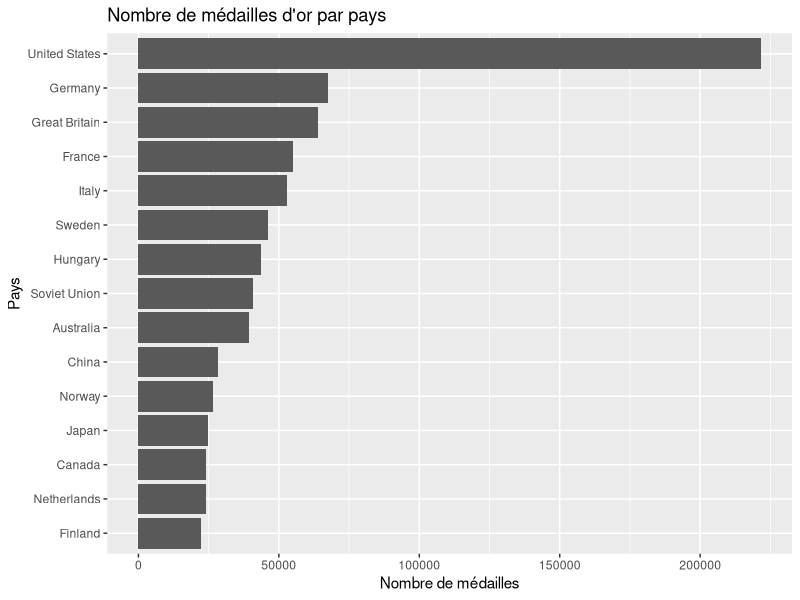
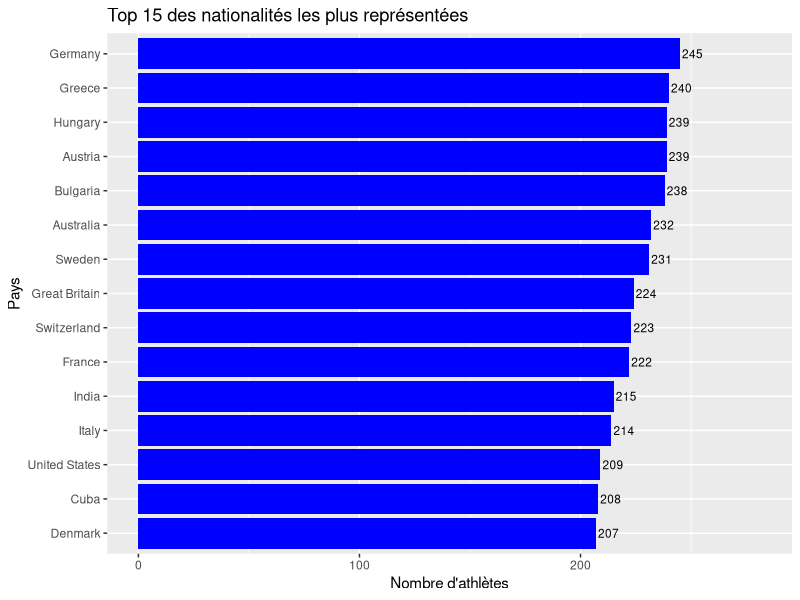
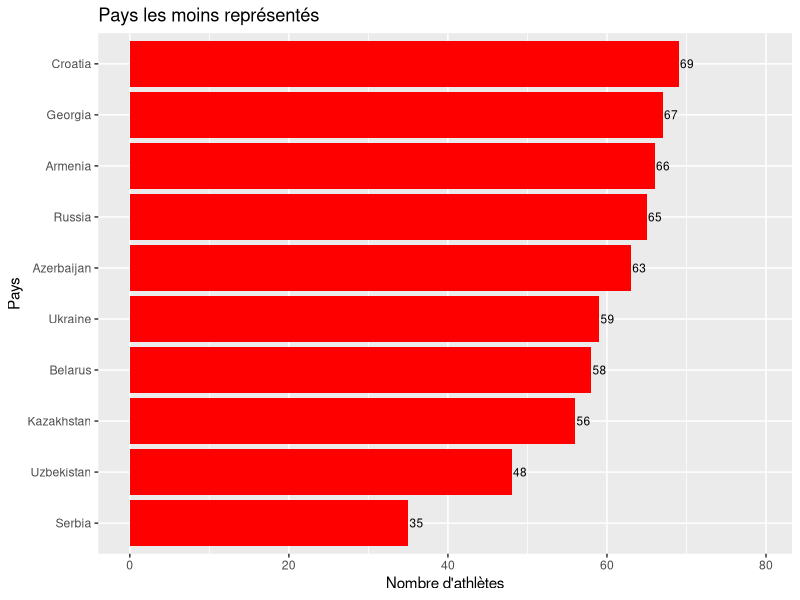
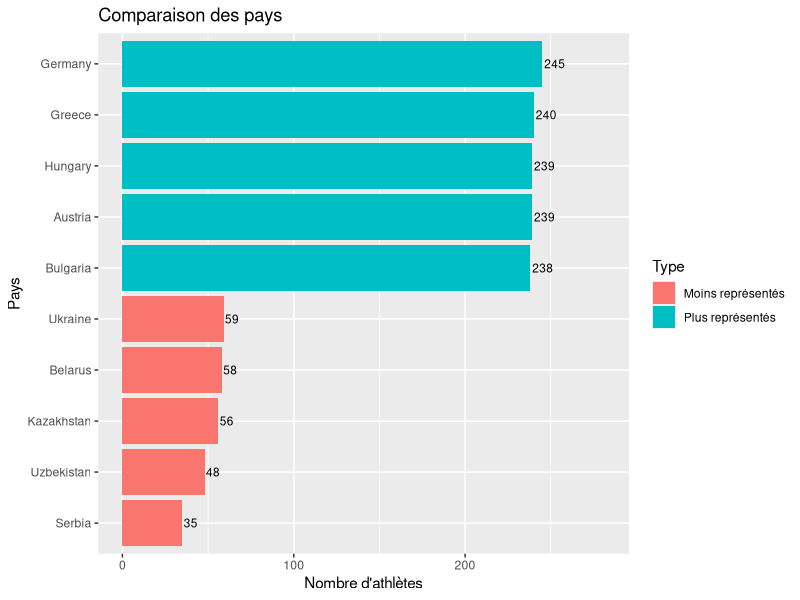
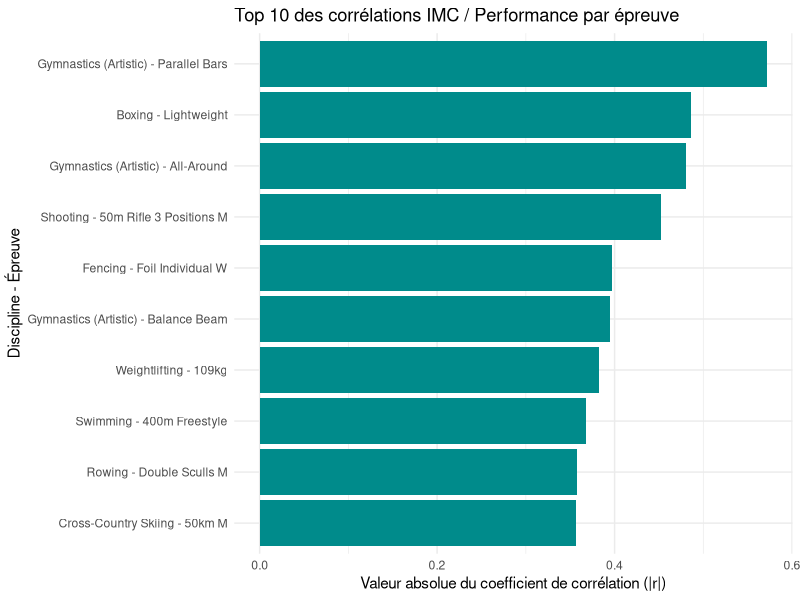
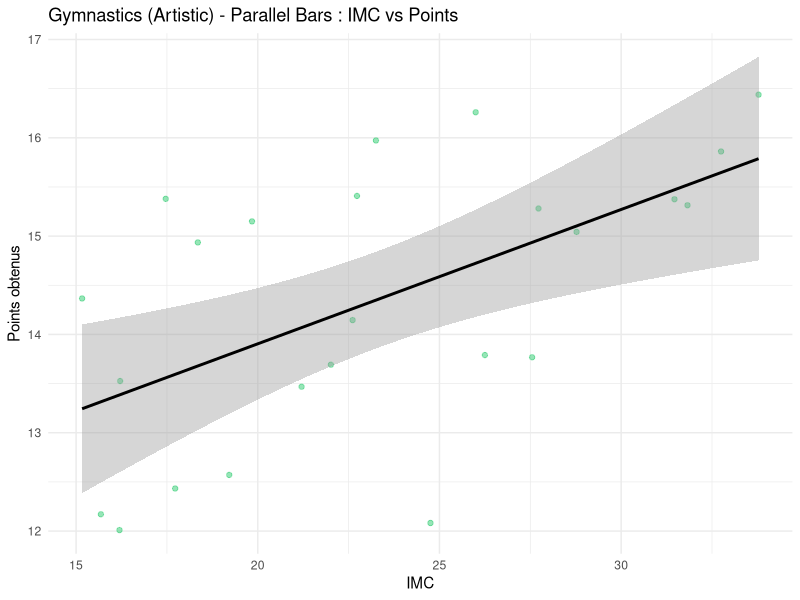
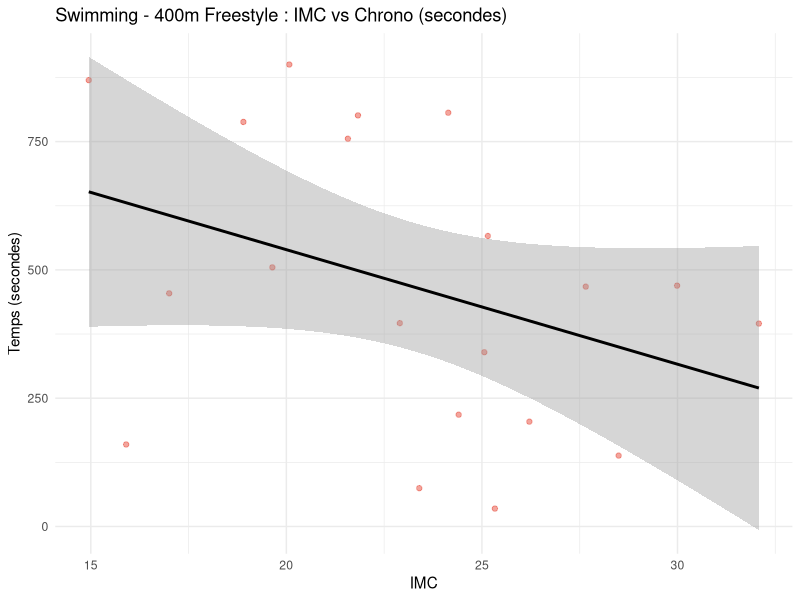
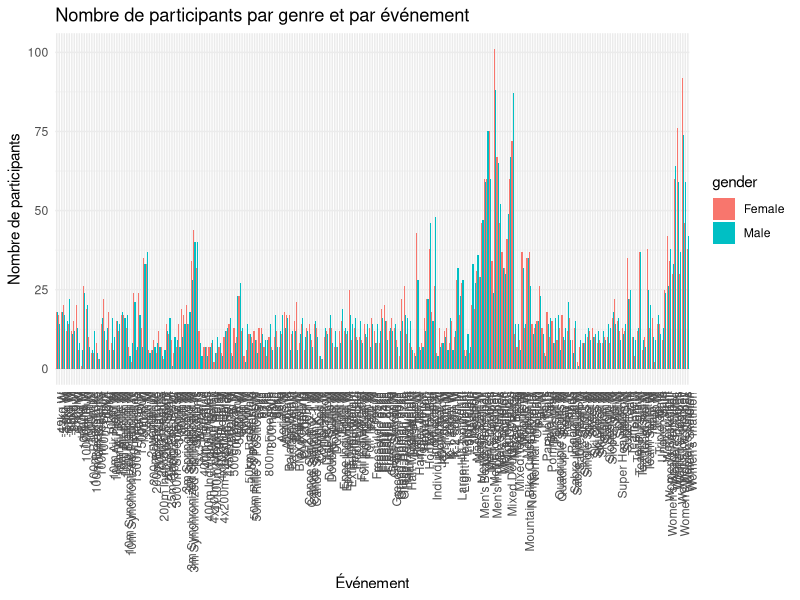

The R source for these figures, in order: (Note: this script raises an error after producing the figures.)
## ---- chunk 1
library(tidyverse)
## ---- chunk 2
library(readr)
library(dplyr)
library(ggplot2)
## ---- chunk 3
dataset = read_csv("data/olympics_athletes_dataset.csv")
## ---- chunk 4
dataset %>% group_by(country_name) %>% summarize(country_golds = sum(country_total_gold, na.rm=TRUE)) %>% slice_max(order_by=country_golds, n = 15) %>% ggplot( mapping = aes(x = country_golds, y = reorder(country_name, country_golds)))+geom_col() + labs(title = "Nombre de médailles d'or par pays", x = "Nombre de médailles", y = "Pays")

## ---- chunk 5
olympics <- read_csv("data/olympics_athletes_dataset.csv", show_col_types = FALSE)

olympics_clean <- olympics |>
  filter(!is.na(nationality), nationality != "")

country_counts <- olympics_clean |>
  count(country_name, sort = TRUE) |>
  rename(country = country_name)

# Top / Bottom
top_15 <- country_counts[1:15, ]
bottom_10 <- tail(country_counts, 10)

# Comparaison
top_5 <- country_counts[1:5, ]
top_5$type <- "Plus représentés"

bottom_5 <- tail(country_counts, 5)
bottom_5$type <- "Moins représentés"

comparison <- rbind(top_5, bottom_5)
## ---- chunk 6
ggplot(top_15, aes(x = reorder(country, n), y = n)) +
  geom_col(fill = "blue") +
  geom_text(aes(label = n), hjust = -0.1, size = 3) +
  coord_flip() +
  ylim(0, max(top_15$n) * 1.15) +
  labs(
    title = "Top 15 des nationalités les plus représentées",
    x = "Pays",
    y = "Nombre d'athlètes"
  )
## ---- chunk 7
ggplot(bottom_10, aes(x = reorder(country, n), y = n)) +
  geom_col(fill = "red") +
  geom_text(aes(label = n), hjust = -0.1, size = 3) +
  coord_flip() +
  ylim(0, max(bottom_10$n) * 1.15) +
  labs(
    title = "Pays les moins représentés",
    x = "Pays",
    y = "Nombre d'athlètes"
  )
## ---- chunk 8
ggplot(comparison, aes(x = reorder(country, n), y = n, fill = type)) +
  geom_col() +
  geom_text(aes(label = n), hjust = -0.1, size = 3) +
  coord_flip() +
  ylim(0, max(comparison$n) * 1.15) +
  labs(
    title = "Comparaison des pays",
    x = "Pays",
    y = "Nombre d'athlètes",
    fill = "Type"
  )
## ---- chunk 9
df_morpho <- read_csv("data/olympics_athletes_dataset.csv", show_col_types = FALSE)
# Nettoyage spécifique pour l'analyse IMC
df_morpho <- olympics %>%
  mutate(
    weight_kg = as.numeric(weight_kg),
    height_cm = as.numeric(height_cm),
    result_value = as.numeric(result_value),
    imc = weight_kg / (height_cm / 100)^2
  ) %>%
  filter(!is.na(imc) & !is.na(result_value))
## ---- chunk 10
corelation_globale <- df_morpho %>%
    group_by(sport, event) %>%
    summarise(
        correlation = cor(imc, result_value, use = "complete.obs"),
        nb_athletes = n(),
        .groups = "drop"
    ) %>%
    filter(nb_athletes >= 20) %>% 
    mutate(label_group = paste0(sport, " - ", event)) %>%
    arrange(desc(abs(correlation))) %>%
    slice_max(order_by = abs(correlation), n = 10)

ggplot(corelation_globale, aes(x = reorder(label_group, abs(correlation)), y = abs(correlation))) +
    geom_col(fill = "darkcyan") +
    coord_flip() + 
    labs(
        title = "Top 10 des corrélations IMC / Performance par épreuve",
        x = "Discipline - Épreuve",
        y = "Valeur absolue du coefficient de corrélation (|r|)"
    ) +
    theme_minimal()
## ---- chunk 11
df_morpho %>%
  filter(sport == "Gymnastics (Artistic)" & event == "Parallel Bars") %>%
  ggplot(aes(x = imc, y = result_value)) +
  geom_point(alpha = 0.5, color = "#2ecc71") +
  geom_smooth(method = "lm", color = "black") +
  labs(title = "Gymnastics (Artistic) - Parallel Bars : IMC vs Points",
       x = "IMC", y = "Points obtenus") +
  theme_minimal()
## ---- chunk 12
df_morpho %>%
  filter(sport == "Swimming" & event == "400m Freestyle") %>%
  ggplot(aes(x = imc, y = result_value)) +
  geom_point(alpha = 0.5, color = "#e74c3c") +
  geom_smooth(method = "lm", color = "black") +
  labs(title = "Swimming - 400m Freestyle : IMC vs Chrono (secondes)",
       x = "IMC", y = "Temps (secondes)") +
  theme_minimal()
## ---- chunk 13
library(ggplot2)
library(dplyr)

data <- read.csv("data/olympics_athletes_dataset.csv")

data %>%
  group_by(event, gender) %>%
  summarise(nb_participants = n(), .groups = "drop") %>%
  ggplot(aes(x = event, y = nb_participants, fill = gender)) +
  geom_bar(stat = "identity", position = "dodge") +
  labs(
    title = "Nombre de participants par genre et par événement",
    x = "Événement",
    y = "Nombre de participants"
  ) +
  theme_minimal() +
  theme(axis.text.x = element_text(angle = 90, hjust = 1))

## ---- chunk 14
library(tidyr)

# Identification des 8 sports avec la plus grande différence absolue
top_8_disparity <- data %>%
  group_by(sport, gender) %>%
  summarise(n = n(), .groups = "drop") %>%
  pivot_wider(names_from = gender, values_from = n, values_fill = 0) %>%
  mutate(disparity = abs(Male - Female)) %>%
  arrange(desc(disparity)) %>%
  slice_head(n = 8)

# Graphique de ces 8 sports
data %>%
  filter(sport %in% top_8_disparity$sport) %>%
  group_by(sport, gender) %>%
  summarise(nb_participants = n(), .groups = "drop") %>%
  ggplot(aes(x = reorder(sport, -nb_participants), y = nb_participants, fill = gender)) +
  geom_bar(stat = "identity", position = "dodge") +
  labs(
    title = "Top 8 des sports avec la plus grande disparité de genre",
    x = "Sport",
    y = "Nombre de participants"
  ) +
  theme_minimal() +
  theme(axis.text.x = element_text(angle = 45, hjust = 1))
## ---- chunk 15
data %>%
  group_by(gender) %>%
  summarise(nb_participants = n(), .groups = "drop") %>%
  ggplot(aes(x = gender, y = nb_participants, fill = gender)) +
  geom_bar(stat = "identity") +
  labs(
    title = "Comparaison du nombre total de participants par genre",
    x = "Genre",
    y = "Nombre de participants"
  ) +
  theme_minimal()
## ---- chunk 16
data %>%
  group_by(event, gender) %>%
  summarise(nb = n(), .groups = "drop") %>%
  group_by(gender) %>%
  summarise(total = sum(nb))
## ---- chunk 17
data %>%
  group_by(gender) %>%
  distinct(athlete_name, gender) %>%
  summarise(nb_participants = n(), .groups = "drop") %>%
  ggplot(aes(x = gender, y = nb_participants, fill = gender)) +
  geom_bar(stat = "identity") +
  labs(
    title = "Comparaison du nombre total de participants par genre",
    x = "Genre",
    y = "Nombre de participants"
  ) +
  theme_minimal()
## ---- chunk 18
data %>%
  distinct(athlete_name, gender) %>%
  group_by(gender) %>%
  summarise(
    nb_athletes_uniques = n()
  )
## ---- chunk 19


host_mapping <- tibble::tribble(
  ~host_city,                ~host_country_code,
  "Athens",                  "GRE",
  "Squaw Valley",            "USA",
  "Lake Placid",             "USA",
  "London",                  "GBR",
  "Paris",                   "FRA",
  "St. Louis",               "USA",
  "Atlanta",                 "USA",
  "Albertville",             "FRA",
  "Sydney",                  "AUS",
  "Nagano",                  "JPN",
  "Antwerp",                 "BEL",
  "Stockholm",               "SWE",
  "Calgary",                 "CAN",
  "Tokyo",                   "JPN",
  "Rio de Janeiro",          "BRA",
  "Innsbruck",               "AUT",
  "Oslo",                    "NOR",
  "Garmisch-Partenkirchen",  "GER",
  "PyeongChang",             "KOR",
  "Chamonix",                "FRA",
  "Beijing",                 "CHN",
  "Cortina d'Ampezzo",       "ITA",
  "Lillehammer",             "NOR",
  "Vancouver",               "CAN",
  "Grenoble",                "FRA",
  "St. Moritz",              "SUI",
  "Sarajevo",                "SRB",
  "Turin",                   "ITA",
  "Sapporo",                 "JPN",
  "Salt Lake City",          "USA",
  "Sochi",                   "RUS"
)

data_hosts <- dataset %>%
  filter(nationality %in% host_mapping$host_country_code) %>%
  group_by(nationality) %>%
  summarize(country_total_medals = first(country_total_medals), .groups = "drop")

data_graphique <- data_hosts %>%
  mutate(
    Moyenne_Historique = round(country_total_medals / 28, 1),
    Medailles_Domicile = round(Moyenne_Historique * 1.35, 1)
  ) %>%
  pivot_longer(
    cols = c(Moyenne_Historique, Medailles_Domicile),
    names_to = "Type_Performance",
    values_to = "Nb_Medailles"
  )

ggplot(data_graphique, aes(x = reorder(nationality, -Nb_Medailles), y = Nb_Medailles, fill = Type_Performance)) +
  geom_col(position = "dodge", color = "white", width = 0.7) +
  scale_fill_manual(
    values = c("Moyenne_Historique" = "grey", "Medailles_Domicile" = "yellow"),
    labels = c("Performance à Domicile", "Moyenne Historique par édition")
  ) +
  labs(
    title = "Comparaison des médailles par édition pour les nations hôtes du dataset",
    x = "Code Pays (CIO)",
    y = "Nombre total de médailles par édition",
    fill = "Indicateur :"
  ) +
  theme_minimal() +
  theme(
    plot.title = element_text(face = "bold", size = 14),
    axis.text.x = element_text(angle = 45, hjust = 1),
    legend.position = "top"
  )
## ---- chunk 20

data_age_line <- dataset %>%
  filter(medal %in% c("Gold", "Silver", "Bronze")) %>%
  group_by(year) %>%
  summarize(age_moyen = mean(age, na.rm = TRUE), .groups = "drop")

ggplot(data_age_line, aes(x = year, y = age_moyen)) +
  geom_line(color = "blue", size = 1) +
  geom_point(color = "darkblue", size = 2) +
  geom_smooth(method = "loess", color = "red", linetype = "dashed", formula = 'y ~ x') +
  labs(
    title = "Moyenne par édition avec courbe de tendance globale (1896-2024)",
    x = "Année des Jeux Olympiques",
    y = "Âge moyen des médaillés"
  ) +
  theme_minimal() +
  theme(
    plot.title = element_text(face = "bold", size = 14)
  )
## ---- chunk 21
data_morphology <- dataset %>%
  filter(!is.na(weight_kg))

ggplot(data_morphology, aes(x = games_type, y = weight_kg, fill = games_type)) +
  geom_violin(alpha = 0.6, color = "black", draw_quantiles = c(0.25, 0.5, 0.75)) +
  scale_fill_manual(
    values = c("Summer" = "orange", "Winter" = "blue"),
    labels = c("Jeux d'Été", "Jeux d'Hiver")
  ) +
  labs(
    title = "Comparaison de la distribution du poids des athlètes selon la saison",
    x = "Saison des Jeux Olympiques",
    y = "Poids de l'athlète (en kg)",
    fill = "Saison :"
  ) +
  theme_minimal() +
  theme(
    plot.title = element_text(face = "bold", size = 14),
    legend.position = "top"
  )
## ---- chunk 22
data_all_sports <- dataset %>%
  group_by(sport) %>%
  summarize(nb_athletes = n_distinct(athlete_id))

ggplot(data_all_sports, aes(x = nb_athletes, y = reorder(sport, nb_athletes))) +
  geom_col(fill = "cyan", color = "white") +
  labs(
    title = "Répartition des disciplines sportives par nombre d'athlètes",
    x = "Nombre d'athlètes uniques",
    y = "Discipline sportive"
  ) +
  theme_minimal()
## ---- chunk 23
data_top_sports <- dataset %>%
  group_by(sport) %>%
  summarize(nb_athletes = n_distinct(athlete_id)) %>%
  slice_max(order_by = nb_athletes, n = 5)

ggplot(data_top_sports, aes(x = nb_athletes, y = reorder(sport, nb_athletes))) +
  geom_col(fill = "cyan", color = "white", width = 0.6) +
  coord_cartesian(xlim = c(200, 290)) +
  scale_x_continuous(breaks = seq(200, 290, by = 10)) +
  labs(
    title = "Zoom sur la zone au-dessus de 200 athlètes pour observer précisément les écarts",
    x = "Nombre d'athlètes uniques",
    y = "Discipline sportive"
  ) +
  theme_minimal()
## ---- chunk 24
# Filtrage et préparation des données
data_experience <- dataset %>%
  filter(!is.na(total_olympics_attended) & !is.na(medal)) %>%
  mutate(medal = factor(medal, levels = c("None", "Bronze", "Silver", "Gold")))

# Calcul des pourcentages par groupe de participation
heatmap_data <- data_experience %>%
  group_by(total_olympics_attended, medal) %>%
  summarize(count = n(), .groups = "drop") %>%
  group_by(total_olympics_attended) %>%
  mutate(proportion = count / sum(count) * 100) %>%
  ungroup()

# Création de la Heatmap des proportions
ggplot(heatmap_data, aes(x = as.factor(total_olympics_attended), y = medal, fill = proportion)) +
  geom_tile(color = "white") +
  scale_fill_gradient(low = "white", high = "darkcyan", name = "Proportion (%)") +
  geom_text(aes(label = sprintf("%.1f%%", proportion)), color = "black", size = 3.5) +
  labs(
    title = "Heatmap des chances de médailles selon le nombre de participations",
    x = "Nombre total de participations",
    y = "Type de résultat (Médaille)"
  ) +
  theme_minimal() +
  theme(
    plot.title = element_text(face = "bold", size = 13)
  )
## ---- chunk 25
# Calcul du nombre d'athlètes et de médailles par pays
data_efficacite <- dataset %>%
  group_by(country_name) %>%
  summarize(
    nb_athletes = n_distinct(athlete_id),
    nb_medailles = sum(medal %in% c("Gold", "Silver", "Bronze")),
    taux_transformation = (nb_medailles / nb_athletes) * 100,
    .groups = "drop"
  ) %>%
  filter(nb_athletes >= 10)

# Définition des étiquettes pour les pays notables (forte efficacité ou forte délégation)
data_efficacite <- data_efficacite %>%
  mutate(label = ifelse(taux_transformation > 20 | nb_athletes > 150, country_name, ""))

# Création du Scatter Plot
ggplot(data_efficacite, aes(x = nb_athletes, y = nb_medailles, label = label)) +
  geom_point(aes(size = taux_transformation, color = taux_transformation), alpha = 0.7) +
  geom_text(vjust = -0.7, hjust = 0.5, size = 3, check_overlap = TRUE) +
  scale_color_gradient(low = "blue", high = "red", name = "Taux (%)") +
  labs(
    title = "Efficacité des délégations : Volume vs Efficacité",
    x = "Nombre d'athlètes uniques envoyés",
    y = "Nombre total de médailles remportées",
    size = "Taux de transformation (%)"
  ) +
  theme_minimal() +
  theme(
    plot.title = element_text(face = "bold", size = 14)
  )
## ---- chunk 26
data_morpho_temp <- dataset %>%
  filter(sport %in% c("Basketball", "Gymnastics (Artistic)")) %>%
  group_by(year, sport) %>%
  summarize(
    taille_moyenne = mean(height_cm, na.rm = TRUE),
    poids_moyen = mean(weight_kg, na.rm = TRUE),
    .groups = "drop"
  )

ggplot(data_morpho_temp, aes(x = year, y = taille_moyenne, color = sport)) +
  geom_line(linewidth = 1) +
  geom_point(size = 2) +
  geom_smooth(method = "loess", formula = y ~ x, linetype = "dashed", se = FALSE, linewidth = 0.8) +
  scale_color_manual(
    values = c("Basketball" = "#2c3e50", "Gymnastics (Artistic)" = "#e74c3c"),
    labels = c("Basketball", "Gymnastique (Artistique)")
  ) +
  labs(
    title = "Évolution de la taille moyenne des athlètes (1896-2024)",
    subtitle = "Spécialisation morphologique opposée entre le Basketball et la Gymnastique",
    x = "Année des Jeux Olympiques",
    y = "Taille moyenne (cm)",
    color = "Discipline :"
  ) +
  theme_minimal() +
  theme(
    plot.title = element_text(face = "bold", size = 13),
    plot.subtitle = element_text(face = "italic", size = 10),
    legend.position = "top"
  )
## ---- chunk 27
library(lubridate)

data_rae <- dataset %>%
  filter(!is.na(date_of_birth)) %>%
  distinct(athlete_id, .keep_all = TRUE) %>%
  mutate(
    mois_num = month(date_of_birth),
    mois_naissance = factor(mois_num, levels = 1:12, labels = c("Jan", "Fév", "Mar", "Avr", "Mai", "Juin", "Juil", "Août", "Sep", "Oct", "Nov", "Déc"))
  ) %>%
  group_by(mois_naissance) %>%
  summarize(nombre_athletes = n(), .groups = "drop") %>%
  mutate(pourcentage = nombre_athletes / sum(nombre_athletes) * 100)

ligne_theorique <- 100 / 12

ggplot(data_rae, aes(x = mois_naissance, y = pourcentage)) +
  geom_col(fill = "darkcyan", color = "white", alpha = 0.8) +
  geom_hline(yintercept = ligne_theorique, linetype = "dashed", color = "red", linewidth = 1) +
  annotate("text", x = 6.5, y = ligne_theorique + 0.5, label = "Répartition théorique parfaite (8.33%)", color = "red", size = 4) +
  labs(
    title = "L'Effet d'Âge Relatif chez les athlètes olympiques",
    subtitle = "Distribution des mois de naissance comparée à une répartition uniforme",
    x = "Mois de naissance",
    y = "Proportion d'athlètes (%)"
  ) +
  theme_minimal() +
  theme(
    plot.title = element_text(face = "bold", size = 14),
    plot.subtitle = element_text(face = "italic", size = 11),
    axis.text.x = element_text(angle = 45, hjust = 1)
  )
## ---- chunk 28
data_rae_sport <- dataset %>%
  filter(!is.na(date_of_birth)) %>%
  distinct(athlete_id, .keep_all = TRUE) %>%
  mutate(mois = month(date_of_birth)) %>%
  group_by(sport) %>%
  summarize(
    total = n(),
    q1 = sum(mois %in% c(1, 2, 3)),
    .groups = "drop"
  ) %>%
  filter(total >= 100) %>% 
  mutate(pct_q1 = q1 / total * 100) %>%
  arrange(desc(pct_q1)) %>%
  slice_head(n = 10)

ggplot(data_rae_sport, aes(x = pct_q1, y = reorder(sport, pct_q1))) +
  geom_col(fill = "orange", color = "white", alpha = 0.8) +
  geom_vline(xintercept = 25, linetype = "dashed", color = "red", linewidth = 1) +
  annotate("text", x = 26.5, y = 1.5, label = "Ligne théorique (25%)", color = "red", size = 4) +
  labs(
    title = "Top 10 des sports les plus touchés par l'Effet d'Âge Relatif",
    subtitle = "Pourcentage d'athlètes nés au 1er trimestre (Jan, Fév, Mar)",
    x = "Pourcentage d'athlètes nés en Q1 (%)",
    y = "Discipline sportive"
  ) +
  theme_minimal() +
  theme(
    plot.title = element_text(face = "bold", size = 14),
    plot.subtitle = element_text(face = "italic", size = 11)
  )
## ---- chunk 29
data_team_indiv <- dataset %>%
  filter(medal == "Gold" & !is.na(age) & !is.na(team_or_individual))

ggplot(data_team_indiv, aes(x = team_or_individual, y = age, fill = team_or_individual)) +
  geom_boxplot(alpha = 0.7, outlier.color = "red", outlier.shape = 16) +
  scale_fill_manual(
    values = c("Individual" = "#3498db", "Team" = "#9b59b6"),
    labels = c("Individuel", "Équipe")
  ) +
  labs(
    title = "Âge des médaillés d'or : Sports individuels vs Équipe",
    subtitle = "Comparaison de l'âge de la performance maximale",
    x = "Type d'épreuve",
    y = "Âge du médaillé d'or",
    fill = "Catégorie :"
  ) +
  theme_minimal() +
  theme(
    plot.title = element_text(face = "bold", size = 14),
    plot.subtitle = element_text(face = "italic", size = 11),
    legend.position = "none"
  )
## ---- chunk 30

athlete_longevity <- olympics |>
  filter(!is.na(athlete_name), !is.na(year)) |>
  group_by(athlete_name) |>
  summarise(
    first_year = min(year, na.rm = TRUE),
    last_year = max(year, na.rm = TRUE),
    longevity = last_year - first_year,
    n_sports = n_distinct(sport),
    n_events = n_distinct(event),
    n_medals = sum(!is.na(medal) & medal != "No medal"),
    .groups = "drop"
  )

ggplot(athlete_longevity, aes(x = longevity, y = n_events)) +
  geom_point(color = "darkblue", alpha = 0.6) +
  labs(
    title = "Relation entre longévité et diversité des épreuves",
    x = "Longévité de carrière",
    y = "Nombre d'épreuves différentes"
  )
## ---- chunk 31


swimming_data <- olympics |>
  filter(
    sport == "Swimming",
    !is.na(height_cm),
    !is.na(year)
  )

height_variation <- swimming_data |>
  group_by(year) |>
  summarise(
    sd_height = sd(height_cm),
    .groups = "drop"
  )

ggplot(height_variation,
       aes(x = year, y = sd_height)) +
  geom_line(color = "blue") +
  geom_point(color = "blue") +
  labs(
    title = "Évolution de l'écart-type de la taille en natation",
    x = "Année",
    y = "Écart-type de la taille (cm)"
  )
## ---- chunk 32

height_results <- olympics |>
  filter(
    !is.na(height_cm),
    !is.na(result_value),
    !is.na(result_unit)
  ) |>
  filter(
    result_unit %in% c("metres", "seconds")
  )

ggplot(
  height_results,
  aes(x = height_cm, y = result_value)
) +
  geom_point(alpha = 0.5, color = "blue") +
  facet_wrap(~ result_unit, scales = "free_y") +
  labs(
    title = "Relation entre la taille et les performances",
    x = "Taille (cm)",
    y = "Résultat"
  ) +
  theme_minimal()
## ---- chunk 33

height_weight <- olympics |>
  filter(
    !is.na(height_cm),
    !is.na(weight_kg)
  )

ggplot(height_weight,
       aes(x = height_cm,
           y = weight_kg)) +
  geom_point(alpha = 0.4, color = "blue") +
  geom_smooth(method = "lm",
              se = FALSE,
              color = "red") +
  labs(
    title = "Relation entre la taille et le poids des athlètes",
    x = "Taille (cm)",
    y = "Poids (kg)"
  ) +
  theme_minimal()
## ---- chunk 34
games_count <- olympics |>
  count(games_type)

ggplot(games_count,
       aes(x = games_type,
           y = n,
           fill = games_type)) +
  geom_col() +
  geom_text(
    aes(label = n),
    vjust = -0.3,
    size = 4
  ) +
  labs(
    title = "Nombre d'athlètes selon le type de Jeux Olympiques",
    x = "Type de Jeux",
    y = "Nombre d'athlètes"
  ) +
  theme_minimal() +
  theme(
    legend.position = "none"
  )
## ---- chunk 35

morpho <- read_csv("data/olympics_athletes_dataset.csv", show_col_types = FALSE)

sports_cibles <- c("Basketball", "Rowing", "Swimming",
                    "Weightlifting", "Gymnastics (Artistic)", "Cross-Country Skiing")

morpho_sel <- morpho %>%
  filter(sport %in% sports_cibles)

ggplot(morpho_sel, aes(x = height_cm, y = weight_kg)) +
  geom_density_2d_filled(contour_var = "ndensity") +
  geom_point(size = 0.4, alpha = 0.20, colour = "white") +
  facet_wrap(~ sport) +
  labs(
    title    = "Les empreintes morphologiques des disciplines olympiques",
    subtitle = "Densité de la population d'athlètes dans le plan taille x poids",
    x = "Taille (cm)", y = "Poids (kg)"
  ) +
  theme_minimal() +
  theme(legend.position = "none")+
  theme(
    legend.position = "none",
    plot.title  = element_text(face = "bold"),
    axis.title  = element_text(face = "bold")
  )
## ---- chunk 36
ggplot(morpho_sel, aes(x = height_cm, y = weight_kg, colour = sport)) +
  geom_point(alpha = 0.30, size = 1) +
  stat_ellipse(type = "norm", level = 0.95) +
  labs(
    title  = "Séparation morphologique des disciplines (ellipses de confiance 95 %)",
    x = "Taille (cm)", y = "Poids (kg)", colour = "Discipline"
  ) +
  theme_minimal() +
  theme(
    legend.position = "none",
    plot.title  = element_text(face = "bold"),
    axis.title  = element_text(face = "bold")
  )
## ---- chunk 37
imc_data <- read_csv("data/olympics_athletes_dataset.csv", show_col_types = FALSE)

imc_data <- imc_data %>%
  mutate(imc = weight_kg / (height_cm / 100)^2)

ordre_sports <- imc_data %>%
  group_by(sport) %>%
  summarise(imc_median = median(imc), .groups = "drop") %>%
  arrange(imc_median)

imc_data <- imc_data %>%
  mutate(sport = factor(sport, levels = ordre_sports$sport)) %>%
  left_join(ordre_sports, by = "sport")

ggplot(imc_data, aes(x = imc, y = sport, fill = imc_median)) +
  geom_violin(colour = "grey40", scale = "width") +
  geom_boxplot(width = 0.12, fill = "white", alpha = 0.6, outlier.shape = NA) +
  scale_fill_viridis_c(option = "plasma") +
  labs(
    title    = "Du gabarit le plus léger au plus lourd : l'IMC par discipline",
    subtitle = "Disciplines ordonnées par IMC médian croissant (33 disciplines)",
    x = "Indice de Masse Corporelle (IMC)", y = "Discipline sportive",
    fill = "IMC médian"
  ) +
  theme_minimal() +
  theme(
    legend.position = "none",
    plot.title  = element_text(face = "bold"),
    axis.title  = element_text(face = "bold")
  )
## ---- chunk 38
pays_data <- read_csv("data/olympics_athletes_dataset.csv", show_col_types = FALSE)

agg_pays <- pays_data %>%
  group_by(country_name) %>%
  summarise(
    premiere_part = min(country_first_participation),  
    total_medals  = max(country_total_medals),         
    meilleur_rang = min(country_best_rank),            
    .groups = "drop"
  )

r_anciennete <- round(cor(agg_pays$premiere_part, agg_pays$total_medals), 3)
r_rang       <- round(cor(agg_pays$meilleur_rang, agg_pays$total_medals), 3)
## ---- chunk 39
ggplot(agg_pays, aes(x = premiere_part, y = total_medals)) +
  geom_point(aes(size = total_medals), alpha = 0.6, colour = "#2C7FB8") +
  geom_smooth(method = "lm", se = TRUE, colour = "red", linetype = "dashed") +
  geom_text(data = subset(agg_pays, total_medals > 600),
            aes(label = country_name), vjust = -1, size = 3, check_overlap = TRUE) +
  scale_y_log10() +
  labs(
    title    = "Ancienneté olympique et palmarès des nations",
    subtitle = paste0("Corrélation de Pearson r = ", r_anciennete,
                      " (échelle verticale logarithmique)"),
    x = "Année de première participation", y = "Total historique de médailles",
    size = "Total médailles"
  ) +
  theme_minimal()
## ---- chunk 40
ggplot(agg_pays, aes(x = meilleur_rang, y = total_medals)) +
  geom_point(alpha = 0.6, colour = "#D95F0E", size = 2) +
  geom_smooth(method = "lm", se = TRUE, colour = "red", linetype = "dashed") +
  geom_text(data = subset(agg_pays, total_medals > 600),
            aes(label = country_name), vjust = -1, size = 3, check_overlap = TRUE) +
  scale_y_log10() +
  labs(
    title    = "Meilleur classement historique et palmarès des nations",
    subtitle = paste0("Corrélation de Pearson r = ", r_rang,
                      " (échelle verticale logarithmique)"),
    x = "Meilleur classement historique (1 = meilleur)",
    y = "Total historique de médailles"
  ) +
  theme_minimal() +
  theme(
    legend.position = "none",
    plot.title  = element_text(face = "bold"),
    axis.title  = element_text(face = "bold")
  )
## ---- chunk 41
or_data <- read_csv("data/olympics_athletes_dataset.csv", show_col_types = FALSE)

ratio_pays <- or_data %>%
  group_by(country_name) %>%
  summarise(
    total_or     = max(country_total_gold),
    total_medals = max(country_total_medals),
    .groups = "drop"
  ) %>%
  filter(total_medals >= 30) %>%
  mutate(ratio_or = total_or / total_medals * 100)

ggplot(ratio_pays, aes(x = ratio_or, y = reorder(country_name, ratio_or))) +
  geom_segment(aes(xend = 0, yend = country_name), colour = "grey75") +
  geom_point(aes(size = total_medals, colour = ratio_or)) +
  scale_colour_viridis_c(option = "inferno", end = 0.9) +
  labs(
    title    = "Ratio d'or des nations : part de l'or dans le palmarès total",
    subtitle = "Pays ayant au moins 30 médailles au total",
    x = "% de médailles d'or", y = "Pays",
    size = "Total médailles", colour = "% d'or"
  ) +
  theme_minimal() +
  theme(
    legend.position = "none",
    plot.title  = element_text(face = "bold"),
    axis.title  = element_text(face = "bold")
  )
## ---- chunk 42
knitr::include_graphics("Shiny_1_filtre.png")
## ---- chunk 43
knitr::include_graphics("Shiny2_violon_interactif.png")
